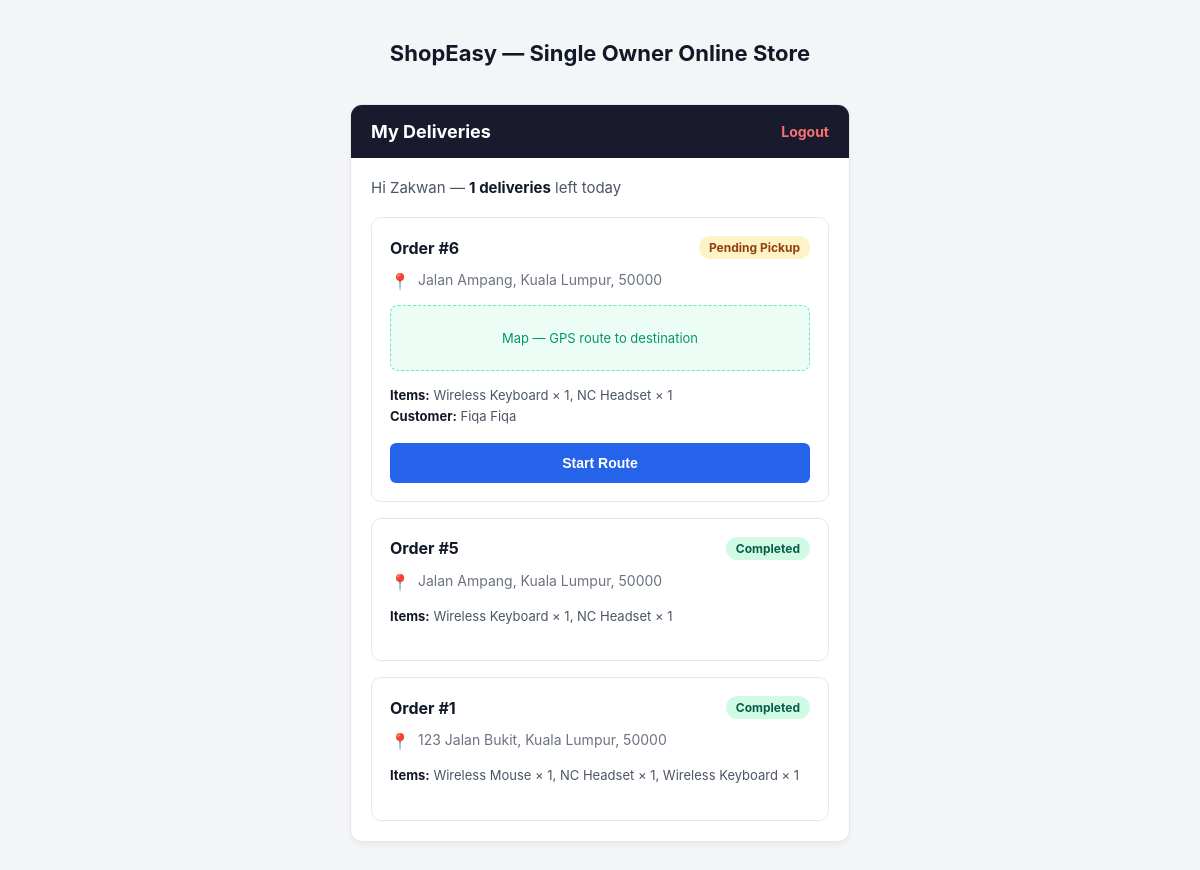
The app's page /driver_view.php (signed in) with its own data.
### tables this page shows
CREATE TABLE `user` (
  `user_id` int(11) NOT NULL,
  `full_name` varchar(100) NOT NULL,
  `email` varchar(100) NOT NULL,
  `password_hash` varchar(255) NOT NULL,
  `phone` varchar(20) DEFAULT NULL,
  `account_status` enum('active','suspended','locked') NOT NULL,
  `failed_login_attempts` int(11) DEFAULT 0,
  `last_login` timestamp NULL DEFAULT NULL,
  `password_updated_at` timestamp NULL DEFAULT NULL,
  `created_at` timestamp NOT NULL DEFAULT current_timestamp(),
  `phone_number` varchar(20) DEFAULT NULL,
  `reset_token` varchar(64) DEFAULT NULL,
  `token_expires_at` datetime DEFAULT NULL
);

CREATE TABLE `delivery` (
  `delivery_id` int(11) NOT NULL,
  `order_id` int(11) NOT NULL,
  `driver_id` int(11) NOT NULL,
  `location_id` int(11) NOT NULL,
  `delivery_status` enum('assigned','out_for_delivery','delivered') DEFAULT 'assigned',
  `assigned_at` timestamp NOT NULL DEFAULT current_timestamp(),
  `delivered_at` timestamp NULL DEFAULT NULL
);

CREATE TABLE `orders` (
  `order_id` int(11) NOT NULL,
  `customer_id` int(11) NOT NULL,
  `location_id` int(11) NOT NULL,
  `total_amount` decimal(10,2) NOT NULL,
  `order_status` enum('pending','processing','shipped','delivered','cancelled') DEFAULT 'pending',
  `ordered_at` timestamp NOT NULL DEFAULT current_timestamp(),
  `updated_at` timestamp NOT NULL DEFAULT current_timestamp() ON UPDATE current_timestamp()
);

CREATE TABLE `location` (
  `location_id` int(11) NOT NULL,
  `user_id` int(11) NOT NULL,
  `address_line` varchar(255) NOT NULL,
  `city` varchar(100) NOT NULL,
  `postcode` varchar(10) NOT NULL,
  `is_default` tinyint(1) DEFAULT 0
);

### driver_view.php (the view, shortened to what this page needs)
<?php
require 'db_connect.php';
$driver_id = (int) $_SESSION['user_id'];
$stmt = $pdo->prepare("SELECT full_name FROM user WHERE user_id = ?");
$stmt->execute([$driver_id]);
$driver_name = $stmt->fetchColumn() ?: 'Ali';
$first_name = explode(' ', trim($driver_name))[0];
$query = "
    SELECT
        d.delivery_id,
        d.delivery_status,
        o.order_id,
        c.full_name AS customer_name,
        l.address_line,
        l.city,
        l.postcode,
        (
            SELECT GROUP_CONCAT(CONCAT(p.product_name, ' × ', oi.quantity) SEPARATOR ', ')
            FROM order_item oi
            JOIN product p ON oi.product_id = p.product_id
            WHERE oi.order_id = o.order_id
        ) AS items
    FROM delivery d
    JOIN orders o ON d.order_id = o.order_id
    JOIN user c ON o.customer_id = c.user_id
    LEFT JOIN location l ON d.location_id = l.location_id
    WHERE d.driver_id = ?
    ORDER BY o.order_id DESC
";
$stmt = $pdo->prepare($query);
$stmt->execute([$driver_id]);
$deliveries = $stmt->fetchAll();
$active_deliveries_count = 0;
foreach ($deliveries as $d) {
    if ($d['delivery_status'] !== 'delivered') {
        $active_deliveries_count++;
    }
}
?>
<!DOCTYPE html>
<html lang="en">
<head>
</head>
<body>
<div class="page-header">
    <h1>ShopEasy — Single Owner Online Store</h1>
</div>
<div class="app-container">
    <div class="app-topbar">
        <h2>My Deliveries</h2>
        <a href="logout.php">Logout</a>
    </div>
    <div class="app-body">
        <div class="greeting">
            Hi <?= htmlspecialchars($first_name) ?> — <strong><?= $active_deliveries_count ?> deliveries</strong> left today
        </div>
        <?php if (count($deliveries) === 0): ?>
            <div class="order-card" style="text-align: center; color: #6b7280;">
                You have no assigned deliveries yet.
            </div>
        <?php else: ?>
            <?php
            $active_route_shown = false;
            foreach ($deliveries as $index => $delivery): ?>
                <?php
                    $full_address = $delivery['address_line'] ? htmlspecialchars($delivery['address_line'] . ', ' . $delivery['city'] . ', ' . $delivery['postcode']) : 'Not Specified Yet, Kuala Lumpur, 50000';
                    if ($delivery['delivery_status'] === 'assigned') {
                        $display_status = 'Pending Pickup';
                        $badge_class = 'badge-pending';
                    } elseif ($delivery['delivery_status'] === 'out_for_delivery') {
                        $display_status = 'On Route';
                        $badge_class = 'badge-route';
                    } elseif ($delivery['delivery_status'] === 'delivered') {
                        $display_status = 'Completed';
                        $badge_class = 'badge-completed';
                    } else {
                        $display_status = ucfirst(str_replace('_', ' ', $delivery['delivery_status']));
                        $badge_class = 'badge-pending';
                    }
                    $is_current_task = false;
                    if (!$active_route_shown && $delivery['delivery_status'] !== 'delivered') {
                        $is_current_task = true;
                        $active_route_shown = true;
                    }
                ?>
                <div class="order-card">
                    <div class="card-header">
                        <h3>Order #<?= htmlspecialchars($delivery['order_id']) ?></h3>
                        <span class="badge <?= $badge_class ?>"><?= htmlspecialchars($display_status) ?></span>
                    </div>
                    <div class="address">
                        <span class="address-icon">📍</span>
                        <span><?= $full_address ?></span>
                    </div>
                    <?php if ($is_current_task): ?>
                        <div class="map-placeholder">
                            Map — GPS route to destination
                        </div>
                    <?php endif; ?>
                    <div class="item-list">
                        <div><strong>Items:</strong> <?= htmlspecialchars($delivery['items'] ?: 'No items listed') ?></div>
                        <?php if ($is_current_task): ?>
                            <div><strong>Customer:</strong> <?= htmlspecialchars($delivery['customer_name']) ?></div>
                        <?php endif; ?>
                    </div>
                    <?php if ($is_current_task): ?>
                        <form method="POST" action="update_route.php">
                            <button type="submit" class="btn-route">Start Route</button>
                        </form>
                    <?php endif; ?>
                </div>
            <?php endforeach; ?>
        <?php endif; ?>
    </div>
</div>
</body>
</html>

### driver_view.php (style rules this page uses)
* { box-sizing: border-box; margin: 0; padding: 0; }
body { font-family: -apple-system, BlinkMacSystemFont, "Segoe UI", Roboto, Arial, sans-serif; background-color: #f4f5f7; color: #333; display: flex; flex-direction: column; align-items: center; padding: 40px 20px; }
.page-header { text-align: center; margin-bottom: 30px; }
.page-header h1 { font-size: 22px; color: #111827; margin-bottom: 8px; }
.app-container { width: 100%; max-width: 500px; background: #ffffff; border-radius: 12px; border: 1px solid #e5e7eb; box-shadow: 0 4px 6px -1px rgba(0,0,0,0.05); overflow: hidden; }
.app-topbar { background: #1a1a2e; padding: 16px 20px; display: flex; justify-content: space-between; align-items: center; }
.app-topbar h2 { color: #ffffff; font-size: 18px; font-weight: bold; }
.app-topbar a { color: #f87171; text-decoration: none; font-size: 14px; font-weight: bold; }
.app-body { padding: 20px; }
.greeting { font-size: 15px; color: #4b5563; margin-bottom: 20px; }
.greeting strong { color: #111827; }
.order-card { border: 1px solid #e5e7eb; border-radius: 10px; padding: 18px; margin-bottom: 16px; }
.order-card:last-child { margin-bottom: 0; }
.card-header { display: flex; justify-content: space-between; align-items: center; margin-bottom: 12px; }
.card-header h3 { font-size: 16px; color: #111827; }
.badge { padding: 4px 10px; border-radius: 20px; font-size: 12px; font-weight: bold; display: inline-block; }
.badge-pending { background: #fef3c7; color: #92400e; }
.badge-completed { background: #d1fae5; color: #065f46; }
.address { font-size: 14px; color: #6b7280; margin-bottom: 14px; display: flex; align-items: flex-start; gap: 8px; }
.address-icon { color: #f43f5e; font-size: 16px; }
.map-placeholder { background: #ecfdf5; border: 1px dashed #6ee7b7; border-radius: 8px; padding: 24px 20px; text-align: center; color: #059669; font-size: 13px; margin-bottom: 14px; }
.item-list { font-size: 13px; color: #4b5563; line-height: 1.6; margin-bottom: 16px; }
.item-list strong { color: #111827; }
.btn-route { display: block; width: 100%; text-align: center; background: #2563eb; color: #ffffff; text-decoration: none; padding: 12px; border-radius: 6px; font-weight: bold; font-size: 14px; border: none; cursor: pointer; transition: background 0.2s; }

### records on screen
user: full_name "Zakwan"
delivery: order.order_id "6", delivery_status "Pending Pickup", location.postcode "Jalan Ampang, Kuala Lumpur, 50000", shows "Map — GPS route to destination", items "Wireless Keyboard × 1, NC Headset × 1", user.full_name "Fiqa Fiqa"
delivery: order.order_id "5", delivery_status "Completed", location.postcode "Jalan Ampang, Kuala Lumpur, 50000", items "Wireless Keyboard × 1, NC Headset × 1"
delivery: order.order_id "1", delivery_status "Completed", location.postcode "123 Jalan Bukit, Kuala Lumpur, 50000", items "Wireless Mouse × 1, NC Headset × 1, Wireless Keyboard × 1"

### other values on screen
$active_deliveries_count "1"
